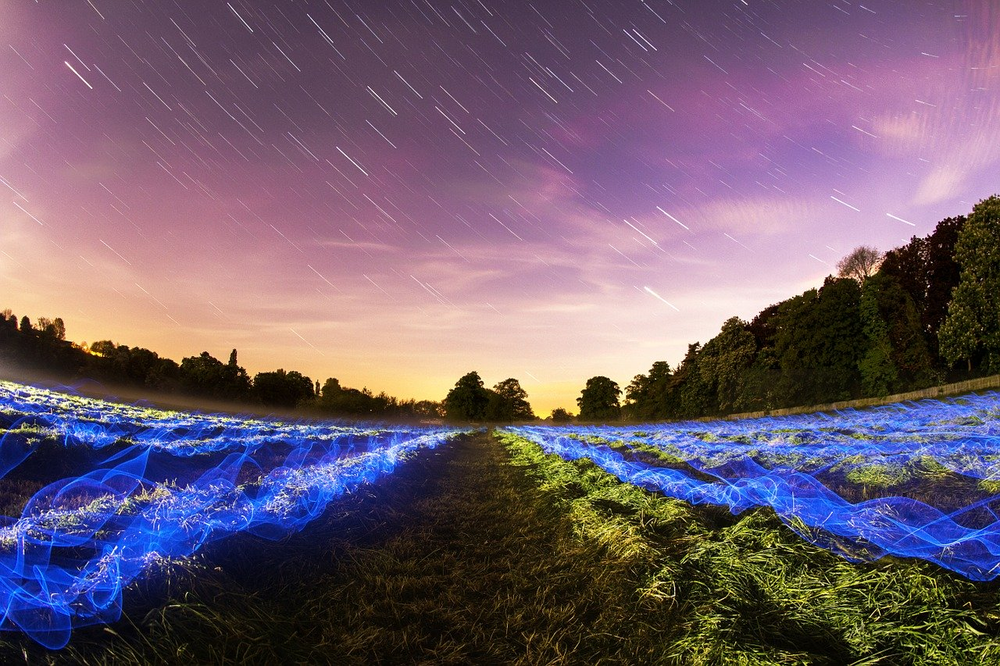
#> input picture Coursework_program/In.bmp, 1000 x 666 px, shrunk from 1280 x 853 before the run
$ python Coursework_program.py
#> lines starting #> are read from the running program, lines starting #| are printed output that depends on the picture; after the words box and inside, x2 and y2 are one past the last pixel; in counts of white or black regions, pixels touching at a corner belong together; long printed decimals are rounded
import numpy as np
import pandas as pd
import matplotlib.pyplot as plt
import cv2
import os
import math
from PIL import Image

def stringToBinary(a):
    l = []
    res = ''.join(format(ord(i), '08b') for i in a)
    return res

def binaryToString(a):
    return chr(binaryToInt(a))

def integerToBinary(a):
    return int(bin(a)[2:])

def binaryToInt(binary):
    int_val, i, n = 0, 0, 0
    while(binary != 0):
        a = binary % 10
        int_val = int_val + a * pow(2, i)
        binary = binary//10
        i += 1
    return int_val

def ReadTxtFile(TxtFileName):
    text = open(TxtFileName, "r")
    data = text.read()
    text.close()
    return data

def WriteTxtFile(Text,TxtFileName):
    with open(TxtFileName, "w") as file:
        file.write(Text)

def PSNR_and_MSE(originalImage, encodedImage):
    mse = np.mean((originalImage - encodedImage) ** 2)
    if(mse == 0):
        return 100
    max_pixel = 255.0
    psnr = 20 * math.log10(max_pixel / math.sqrt(mse))
    print(f"MSE value is {mse}")
    print(f"PSNR value is {psnr} dB")

def encodingMessage(imageName, key, message):
#> called with imageName = 'In.bmp', key = 'Coursework'
    inputImage = cv2.imread(imageName, cv2.IMREAD_UNCHANGED);
#> inputImage is the input picture: shape (666, 1000, 3); mean B, G, R 110.2, 92.8, 111.9
    outputImage = inputImage
    delimeter = "$"
    height= inputImage.shape[0]
#> height = 666
    width = inputImage.shape[1]
#> width = 1000
    dim = 1
    if(len(inputImage.shape) > 2):
        dim = inputImage.shape[2]
#> dim = 3

    binKey = stringToBinary(key)
    binMsg = stringToBinary(message + delimeter)
    lenBinKey = len(binKey)
    lenBinMsg = len(binMsg)

    index = -1
    count = 0
    pixel = 0

    for k in range(dim):
        for i in range(0, height, 1):
            for j in range(0, width, 1):
                index = index + 1;
                if((int)(binKey[index%lenBinKey]) == 1):
                    if(count < lenBinMsg):
                        if(dim == 1):
                            pixel = integerToBinary(inputImage[i][j])
                            newPixel = ((int)(pixel/10)*10) + (int)(binMsg[count])
                            outputImage[i][j] = binaryToInt(newPixel);
                        else:
                            pixel = integerToBinary(inputImage[i][j][k])
                            newPixel = ((int)(pixel/10)*10) + (int)(binMsg[count])
                            outputImage[i][j][k] = binaryToInt(newPixel);
                        count = count + 1;
#> this loop made 3 passes
#> outputImage: shape (666, 1000, 3); 0.04% of pixels changed, all inside (x1, y1, x2, y2) = (1, 0, 866, 1)
    cv2.imwrite("Out.bmp", outputImage)
    return inputImage, outputImage;

def extractData(key):
#> called with key = 'Coursework'
    inputImage = cv2.imread("Out.bmp");
    height= inputImage.shape[0]
    width = inputImage.shape[1]
    dim = inputImage.shape[2]

    binKey = stringToBinary(key)
    lenBinKey = len(binKey)
    delimeter = "$"
    index = -1
    lenPixel = 0
    exMsg = ""
    newPixel = 0

    for k in range(dim):
        for i in range(0, height, 1):
            for j in range(0, width, 1):
                index += 1
                if((int)(binKey[index%lenBinKey]) == 1):
                    pixel = integerToBinary(inputImage[i][j][k])
                    newPixel = newPixel * 10 + pixel%10
                    lenPixel += 1
                    if(lenPixel == 8):
                        exMsg += binaryToString(newPixel)
                        lenPixel = 0
                        newPixel = 0
                        if(delimeter in exMsg):
                            return exMsg[:-1]


fileName = "In.bmp"

#key = ReadTxtFile("Key.txt")
key = 'Coursework'

#message = ReadTxtFile("EncodingMessage.txt")
message = "Comparison of efficiency of classes of steganographic algorithms"
inputImage, outputImage = encodingMessage(fileName, key, message)
extractedMessage = extractData(key)

plt.figure(figsize=(15,15));
plt.subplot(1,2,1),plt.imshow(cv2.cvtColor(inputImage, cv2.COLOR_BGR2RGB)), plt.title("Input Image")
plt.subplot(1,2,2),plt.imshow(cv2.cvtColor(outputImage, cv2.COLOR_BGR2RGB)), plt.title("Output Image")

#WriteTxtFile(extractedMessage,"ExtractedMessage.txt")
print("Extracted message : {}".format(extractedMessage))
#| Extracted message : Comparison of efficiency of classes of steganographic algorithms

fIn = cv2.imread("In.bmp")
fOut = cv2.imread("Out.bmp", 1)
PSNR_and_MSE(fIn, fOut)
#| MSE value is 0.0001281
#| PSNR value is 87.054 dB
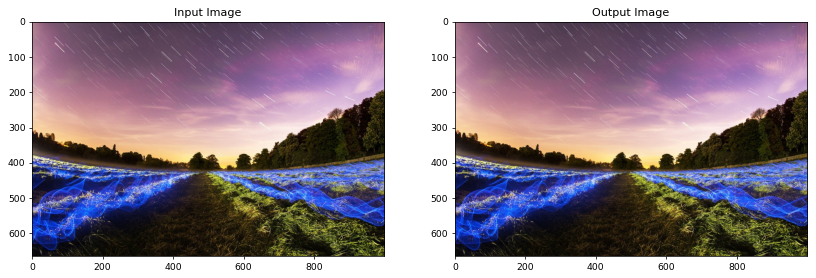
#> figure drawn by matplotlib, 2 panels
